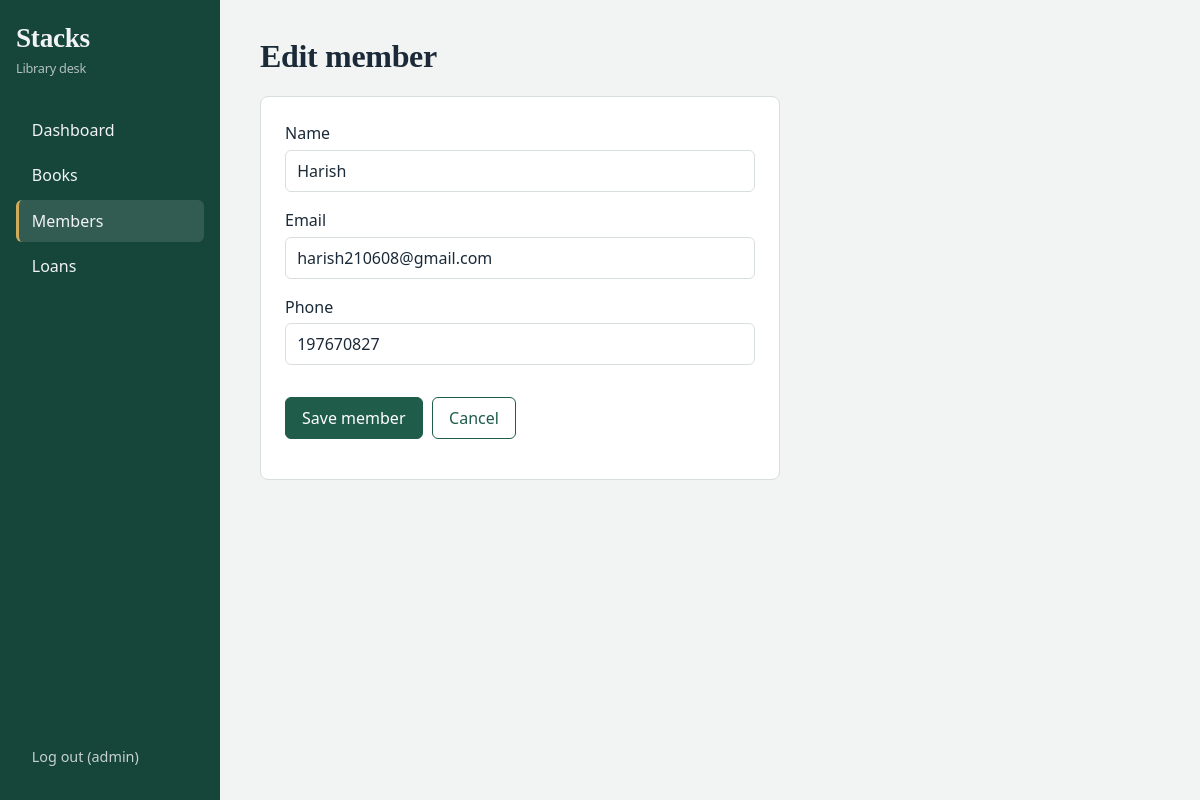
The page /members/1/edit (signed in) on the database its author committed.
### tables this page shows
CREATE TABLE members (
  id INTEGER PRIMARY KEY AUTOINCREMENT,
  name TEXT NOT NULL,
  email TEXT,
  phone TEXT,
  joined TEXT DEFAULT CURRENT_DATE
);

### app.py (the view, shortened to what this page needs)
@app.route("/members/<int:id>/edit", methods=["GET", "POST"])
@login_required
def edit_member(id):
    db = get_db()
    m = db.execute("SELECT * FROM members WHERE id=?", (id,)).fetchone()
    if not m:
        return redirect(url_for("members"))
    return render_template("member_form.html", member=m)

### app.py (called while the page is built)
def get_db():
    if "db" not in g:
        g.db = sqlite3.connect(DB)
        g.db.row_factory = sqlite3.Row
        g.db.execute("PRAGMA foreign_keys = ON")
    return g.db

def login_required(view):
    @wraps(view)
    def wrapped(*a, **kw):
        if "user" not in session:
            return redirect(url_for("login"))
        return view(*a, **kw)
    return wrapped

### templates/member_form.html (shortened to what this page needs)
{% extends "base.html" %}
{% block content %}
<h1>{{ 'Edit member' if member else 'Add member' }}</h1>
<form method="post" class="card form">
  <label>Name <input name="name" required value="{{ member.name if member }}"></label>
  <label>Email <input name="email" type="email" value="{{ member.email or '' if member }}"></label>
  <label>Phone <input name="phone" value="{{ member.phone or '' if member }}"></label>
  <div class="bar"><button class="btn">Save member</button><a class="btn ghost" href="{{ url_for('members') }}">Cancel</a></div>
</form>
{% endblock %}

### static/style.css (style rules this page uses)
:root { --ink:#1b2a38; --paper:#f2f4f3; --card:#fff; --line:#d8dedb; --green:#1f5c4a; --green-d:#16453a; --brass:#b08a3e; --red:#a8321f; --muted:#5d6b66; }
* { box-sizing:border-box }
body { margin:0;background:var(--paper);color:var(--ink);font:16px/1.5 system-ui,-apple-system,"Segoe UI",sans-serif }
h1,h2,.brand { font-family:Georgia,"Times New Roman",serif;font-weight:600;letter-spacing:-.01em }
h1 { font-size:2rem;margin:0 0 1rem }
a { color:var(--green) }
.bar { display:flex;gap:.6rem;flex-wrap:wrap;margin:1rem 0 }
.btn { display:inline-block;background:var(--green);color:#fff;border:1px solid var(--green);padding:.5rem 1rem;border-radius:6px;font:inherit;text-decoration:none;cursor:pointer }
.btn.ghost { background:transparent;color:var(--green) }
input,select { font:inherit;padding:.5rem .7rem;border:1px solid var(--line);border-radius:6px;background:var(--card);color:var(--ink);width:100% }
.card { background:var(--card);border:1px solid var(--line);border-radius:8px;padding:1.5rem }
.form { max-width:520px;display:flex;flex-direction:column;gap:1rem }
label { display:flex;flex-direction:column;gap:.3rem;font-weight:500 }

### rows shown on the page
members: name "Harish", email "harish210608@gmail.com", phone "197670827"

### other values the page prints
{{ session.user }} "admin"
{{ 'Edit member' if member else 'Add member' }} "Edit member"
